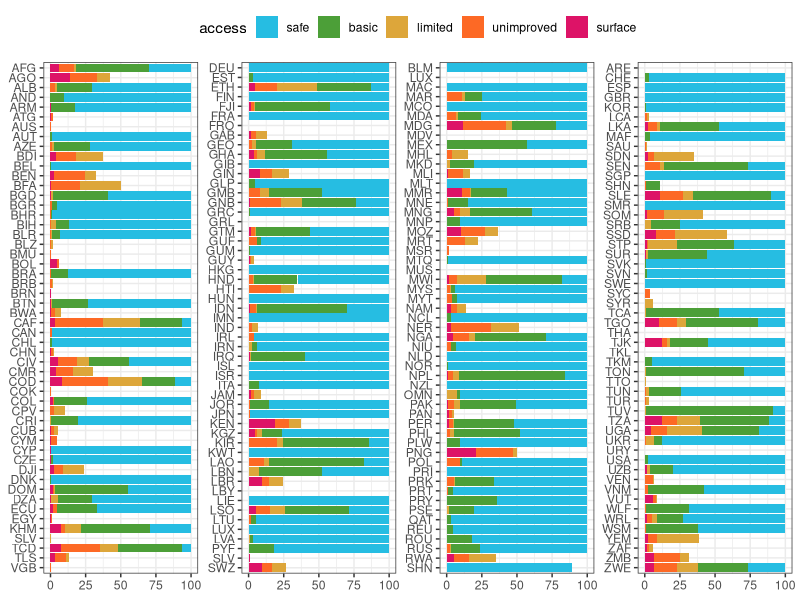
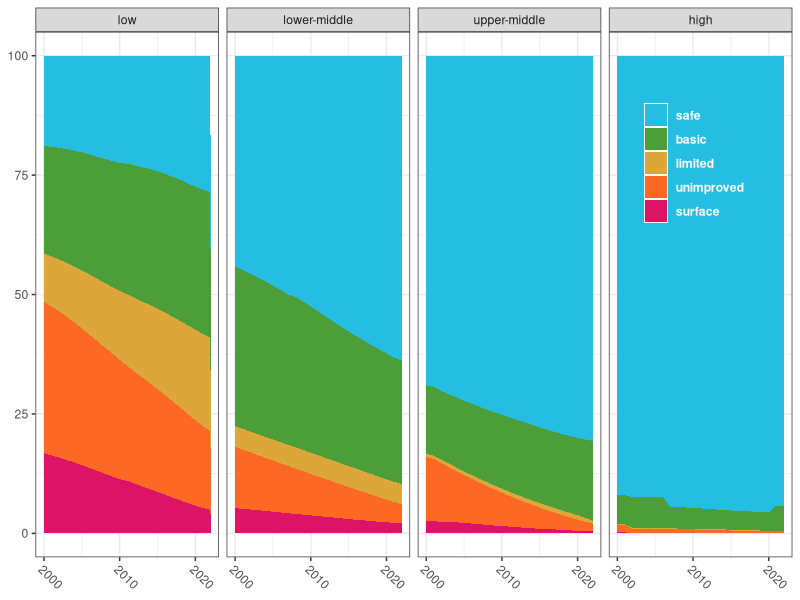

Recreate these plots in R, in order.
## ---- chunk 1
#| code-summary: Setup Code

library(tidyverse)
theme_set(theme_bw())
## ---- chunk 2
access_levels <- c("safe", "basic", "limited", "unimproved", "surface")

water_countries <- read_csv(
  "data/06/access-drinking-water/access-drinking-water-stacked.csv", 
  col_names = c("country_name", "country_code", "year", access_levels),
  skip = 1, show_col_types = FALSE
) |> 
  filter(!is.na(country_code)) |>
  pivot_longer(safe:surface, names_to = "access", values_to = "pcnt") |>
  mutate(access = factor(access, access_levels),
         pcnt = round(pcnt, 2),
         country_code = gsub("OWID_", "", country_code))
  
## ---- chunk 3
#| echo: false
write_csv(water_countries, "data/06/water_countries.csv")
## ---- chunk 4
#| echo: false
#| label: tbl-water_countries
#| tbl-cap: The first rows of water_countries
head(water_countries)
## ---- chunk 5
#| fig-width: 8
#| fig-height: 8
#| label: fig-water-countries
#| fig-cap: Water access by country for the most recent year in the data set (2022)
access_col <- c("#26BDE2", "#4C9F38", "#DDA63A", "#FD6925", "#DD1367")

water_countries |> 
  # narorw to complete entries
  filter(year == 2022) |>
  #filter(sum(pcnt) > 99, .by = c(country_name)) |>
  mutate(quantile = case_when(row_number()<= n()/4 ~ 1,
                              row_number()<= 2*n()/4 ~ 2,
                              row_number()<= 3*n()/4 ~ 3,
                              .default = 4)) |>
  ggplot(aes(x = fct_rev(country_code), y = pcnt, fill = access)) +
  facet_wrap(~quantile, scales = "free", ncol = 4) +
  geom_col() +
  coord_flip() +
  scale_fill_manual(values = access_col) +
  labs(x = NULL, y = NULL) +
  theme(legend.position = "top",
        strip.background = element_blank(),
        strip.text = element_blank())
## ---- chunk 6
access_levels <- c("safe", "basic", "limited", "unimproved", "surface")

water_regions <- read_csv(
  "data/06/access-drinking-water/access-drinking-water-stacked.csv", 
  col_names = c("region_name", "country_code", "year", access_levels),
  skip = 1, show_col_types = FALSE
) |> 
  filter(is.na(country_code), region_name != "Bonaire, Sint Eustatius and Saba") |>
  select(-country_code) |>
  pivot_longer(safe:surface, names_to = "access", values_to = "pcnt") |>
  mutate(access = factor(access, access_levels),
         pcnt = round(pcnt, 2)) |>
  separate(region_name, c("region", "region_type"), sep = "\\(|\\)", extra = "drop", fill = "right") |>
  mutate(region_type = replace_na(region_type, "DEV"),
         region = trimws(region))
## ---- chunk 7
#| echo: false
write_csv(water_regions, "data/06/water_regions.csv")
## ---- chunk 8
#| echo: false
#| label: tbl-water_regions
#| tbl-cap: The first rows of water_regions
head(water_regions)
## ---- chunk 9
#| label: fig-water-dev
#| fig-cap: Water access by development level from 2000 to 2022
region_names <- c("Low-income countries", 
                  "Lower-middle-income countries",
                  "Upper-middle-income countries", 
                  "High-income countries")
region_labels <- c("low", "lower-middle", "upper-middle", "high")
access_col <- c("#26BDE2", "#4C9F38", "#DDA63A", "#FD6925", "#DD1367")

water_regions |> 
  filter(grepl("income", region)) |>
  mutate(region = factor(region, region_names, region_labels)) |>
  ggplot(aes(x = year, y = pcnt, fill = access)) +
  geom_area() +
  facet_wrap(~region, ncol = 4) +
  scale_x_continuous(breaks = seq(2000, 2020, 10)) +
  scale_fill_manual(values = access_col) +
  guides(fill = guide_legend(position = "inside")) +
  labs(x = NULL, y = NULL, fill = NULL) +
  theme(axis.text.x = element_text(angle = -45, hjust = 0),
        legend.background = element_blank(),
        legend.position.inside = c(.87,.75),
        legend.text = element_text(color = "white", face = "bold"))
